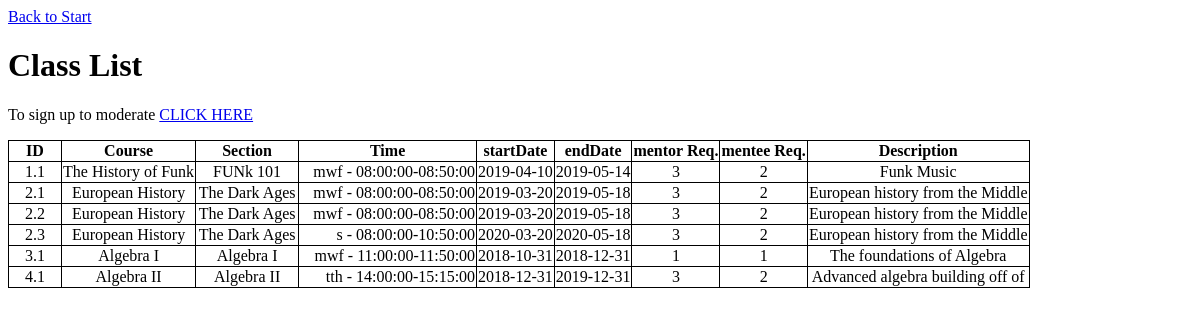
Page /all_classes.php (signed in) on the earlier database version.
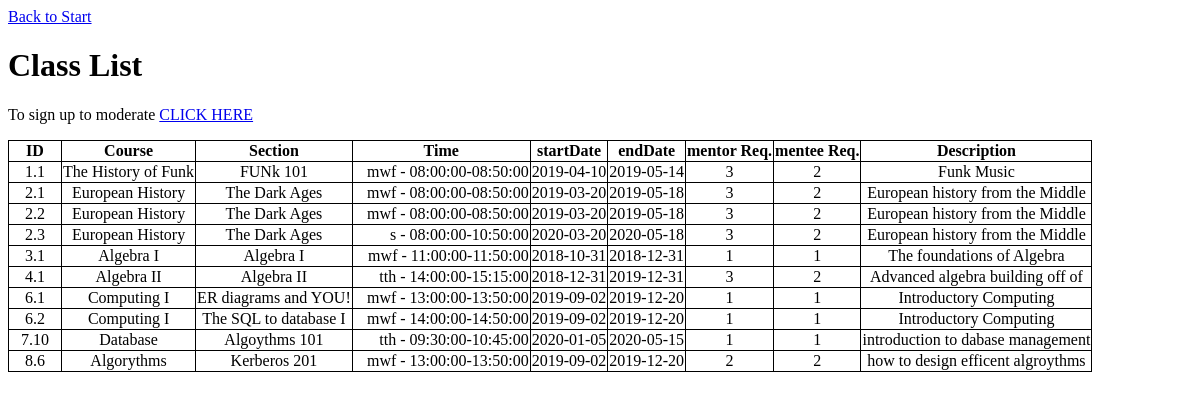
Same page on the later database version.
### tables this page shows
CREATE TABLE `sections` (
  `courseID` int(11) NOT NULL,
  `sectionID` int(11) NOT NULL,
  `name` varchar(80) DEFAULT NULL,
  `menteeCapacity` int(11) DEFAULT '6',
  `mentorCapacity` int(11) NOT NULL DEFAULT '3',
  `startDate` date DEFAULT NULL,
  `endDate` date DEFAULT NULL,
  `timeSlotID` int(11) DEFAULT NULL
);

CREATE TABLE `courses` (
  `courseID` int(11) NOT NULL,
  `title` varchar(80) DEFAULT NULL,
  `description` varchar(500) DEFAULT NULL,
  `mentorReq` int(11) DEFAULT NULL,
  `menteeReq` int(11) DEFAULT NULL
);

CREATE TABLE `timeslot` (
  `M` tinyint(1) DEFAULT NULL,
  `T` tinyint(1) DEFAULT NULL,
  `W` tinyint(1) DEFAULT NULL,
  `Th` tinyint(1) DEFAULT NULL,
  `F` tinyint(1) DEFAULT NULL,
  `Sa` tinyint(1) DEFAULT NULL,
  `timeSlotID` int(11) NOT NULL,
  `startTime` time DEFAULT NULL,
  `endTime` time DEFAULT NULL
);

### all_classes.php (the view, shortened to what this page needs)
<?php
	$session_key = md5("database");
	if (empty($_SESSION[$session_key])) {
		echo "Not logged in! Please <a href='index.html'>CLICK HERE</a> to return to the main page.";
		exit();
	} elseif (intval($_SESSION[$session_key]) <= 0) {
		unset($_SESSION[$session_key]);
		echo "Invalid session key! Please <a href='index.html'>CLICK HERE</a> to return to the main page.";
		exit();
	} else {
		$userid = $_SESSION[$session_key];
	}
	$myconnection = mysqli_connect('localhost', 'root', '')
    or die ('Could not connect: ' . mysql_error());
	$GetSections = "SELECT sec.courseID, sec.sectionID, cou.title, sec.name, cou.description, sec.startDate, sec.endDate, sec.timeSlotID, cou.mentorReq, cou.menteeReq
				   FROM sections sec, courses cou
				   WHERE cou.courseID = sec.courseID
				   ORDER BY sec.courseID,sec.sectionID ASC;";
	$sections= mysqli_query($myconnection, $GetSections) or die ("Failed to query database: " . mysqli_error($myconnection));
	$sections = $sections->fetch_all();
	$timeSlots = array();
	$usedTS = array();
	for($i = 0; $i<count($sections);$i++){
		if(!in_array($sections[$i][7],$usedTS)){
			$usedTS[] = $sections[$i][7];
			$GetTS = "SELECT ts.m,ts.t,ts.w,ts.th,ts.f,ts.sa,ts.startTime, ts.endTime FROM timeslot ts WHERE ts.timeSlotID = ". $sections[$i][7].";";
			$ts= mysqli_query($myconnection, $GetTS) or die ("Failed to query database: " . mysqli_error($myconnection));
			$ts = $ts->fetch_row();
			$timeSlots[$sections[$i][7]] = $ts;
		}
	}
	$GetMod = "SELECT modID FROM moderators WHERE userID= ".$userid.";";
	$mod= mysqli_query($myconnection, $GetMod) or die ("Failed to query database: " . mysqli_error($myconnection));
	$mod = $mod->fetch_row()[0];
	$GetMentor = "SELECT mentorID FROM mentors WHERE userID= ".$userid.";";
	$mentor= mysqli_query($myconnection, $GetMentor) or die ("Failed to query database: " . mysqli_error($myconnection));
	$mentor = $mentor->fetch_row()[0];
	$GetMentee = "SELECT menteeID FROM mentees WHERE userID= ".$userid.";";
	$mentee= mysqli_query($myconnection, $GetMentee) or die ("Failed to query database: " . mysqli_error($myconnection));
	$mentee = $mentee->fetch_row()[0];
?>
<!DOCTYPE html>
<html>
<head>
</head>
<body>
	<a href="dashboard.php">Back to Start</a>
	<h1>Class List</h1>
	<?php if ($mentor != NULL or $mentee != NULL) :?>
	<p>To sign up for classes <a href="course_signup.php">CLICK HERE</a></p>
	<?php elseif ($mod != NULL) :?>
	<p>To sign up to moderate <a href="course_moderate.php">CLICK HERE</a></p>
	<?php else :?>
	<?php endif;?>
	<table style="border:1px solid;border-collapse: collapse;">
			<tr style = "border:1px solid;border-collapse: collapse;">
				<th style="min-width:50px;border:1px solid;border-collapse: collapse;">ID</th>
				<th style="min-width:125px;border:1px solid;border-collapse: collapse;">Course</th>
				<th style="min-width:100px;border:1px solid;border-collapse: collapse;">Section</th>
				<th style="min-width:175px;border:1px solid;border-collapse: collapse;">Time</th>
				<th style="border:1px solid;border-collapse: collapse;">startDate</th>
				<th style="border:1px solid;border-collapse: collapse;">endDate</th>
				<th style="border:1px solid;border-collapse: collapse;">mentor Req.</th>
				<th style="border:1px solid;border-collapse: collapse;">mentee Req.</th>
				<th style="border:1px solid;border-collapse: collapse;">Description</th>
			</tr>
			<?php
			for($i = 0; $i<count($sections);$i++){
				$currentTS =$timeSlots[$sections[$i][7]];
				echo("<tr style = \"border:1px solid;border-collapse: collapse;\" >");
				echo("
				<td style = \"border:1px solid;border-collapse: collapse;text-align:center\">" . $sections[$i][0].".".$sections[$i][1] . "</td>
				<td style = \"border:1px solid;border-collapse: collapse;text-align:center\">" . $sections[$i][2] . "</td>
				<td style = \"border:1px solid;border-collapse: collapse;text-align:center\">" . $sections[$i][3] . "</td>
				<td style = \"border:1px solid;border-collapse: collapse;text-align:right \">");
				if($currentTS[0]){
					echo("m");
				}
				if($currentTS[1]){
					echo("t");
				}
				if($currentTS[2]){
					echo("w");
				}
				if($currentTS[3]){
					echo("th");
				}
				if($currentTS[4]){
					echo("f");
				}
				if($currentTS[5]){
					echo("s");
				}
				echo(" - " . $currentTS[6] . "-" . $currentTS[7] . "</td>
				<td style = \"border:1px solid;border-collapse: collapse;text-align:center\">" . $sections[$i][5] . "</td>
				<td style = \"border:1px solid;border-collapse: collapse;text-align:center\">" . $sections[$i][6] . "</td>
				<td style = \"border:1px solid;border-collapse: collapse;text-align:center\">" . $sections[$i][8] . "</td>
				<td style = \"border:1px solid;border-collapse: collapse;text-align:center\">" . $sections[$i][9] . "</td>
				<td style = \"border:1px solid;border-collapse: collapse;text-align:center\"><span title = \"".$sections[$i][4]."\">" . substr($sections[$i][4],0,33) . "<span></td>
				</tr>");
			}
				?>
			</table>
</body>
</html>

Differences in the rows shown:
added sections: courseID "6", sectionID "1", courseID.title "Computing I", name "ER diagrams and YOU!", shows "w", shows "f", timeSlotID.startTime "13:00:00", timeSlotID.endTime "13:50:00", startDate "2019-09-02", endDate "2019-12-20", courseID.mentorReq "1", courseID.menteeReq "1", courseID.description "Introductory Computing"
added sections: courseID "6", sectionID "2", courseID.title "Computing I", name "The SQL to database I", shows "w", shows "f", timeSlotID.startTime "14:00:00", timeSlotID.endTime "14:50:00", startDate "2019-09-02", endDate "2019-12-20", courseID.mentorReq "1", courseID.menteeReq "1", courseID.description "Introductory Computing"
added sections: courseID "7", sectionID "10", courseID.title "Database", name "Algoythms 101", timeSlotID.startTime "09:30:00", timeSlotID.endTime "10:45:00", startDate "2020-01-05", endDate "2020-05-15", courseID.mentorReq "1", courseID.menteeReq "1", courseID.description "introduction to dabase management"
added sections: courseID "8", sectionID "6", courseID.title "Algorythms", name "Kerberos 201", shows "w", shows "f", timeSlotID.startTime "13:00:00", timeSlotID.endTime "13:50:00", startDate "2019-09-02", endDate "2019-12-20", courseID.mentorReq "2", courseID.menteeReq "2", courseID.description "how to design efficent algroythms"
